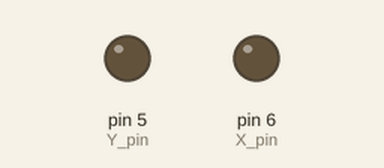
A sketch run on a simulated Arduino Uno, built with avr-gcc and run on an emulated ATmega328P. Shown: output pins drawn as LEDs (lit = HIGH).

Above: at 0.1 s.
Timing chart, 0 to 17.8 s (numbered marks = the images above):
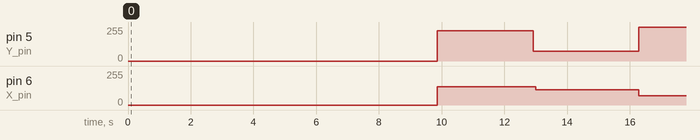

The sketch:

Carnation2-3.ino
```cpp
//以下程式改寫自http://electronoobs.com/eng_arduino_tut63.php

//半開的康乃馨_動態

//注意此時millis()函數無法正常運行

//Inputs/Outputs
int X_pin = 6;
int Y_pin = 5;
int Pot = A0;

int point_delay = 1000;         //Delay between loops in us
#define how_many_vertices_00  6
#define how_many_vertices_0  10
#define how_many_vertices_1  26
#define how_many_vertices_2  27 //Put here the amount of vertices that you ahve
#define how_many_vertices_3  38
//Coordinates for the X & Y (remember, up to 254 coordinates)
byte coordinate_00[how_many_vertices_00 * 2] = {
  143, 243, //花苞
  122, 195,
  111, 176,
  115, 164,
  123, 171,
  124, 195,
};

byte coordinate_0[how_many_vertices_0 * 2] = {
  143, 243, //花苞
  123, 195,
  95, 151,
  115, 165,
  95, 151,
  117, 123,
  133, 148,
  115, 165,
  133, 148,
  123, 196
};

byte coordinate_1[how_many_vertices_1 * 2] = {
  138, 226,   //準備開花
  123, 196,
  96, 149,
  93, 129,
  118, 122,
  93, 129,
  86, 111,
  96, 102,
  104, 96,
  118, 122,
  104, 96,
  115, 97,
  126, 90,
  118, 122,
  126, 90,
  133, 101,
  144, 103,
  137, 111,
  118, 122,
  137, 111,
  146, 120,
  140, 127,
  139, 138,
  132, 148,
  125, 191,
  138, 226

};

byte coordinate_2[how_many_vertices_2 * 2] = {
  116, 255,   //開一半的花
  117, 197,
  95, 145,
  96, 129,
  62, 139,
  48, 119,
  62, 104,
  96, 113,
  67, 93,
  73, 72,
  90, 72,
  109, 92,
  100, 67,
  118, 49,
  132, 66,
  124, 104,
  143, 73,
  167, 72,
  161, 95,
  137, 112,
  166, 106,
  179, 120,
  169, 137,
  138, 129,
  137, 145,
  118, 195,
  116, 241,

};

byte coordinate_3[how_many_vertices_3 * 2] = {
  70, 254,    //綻放
  100, 196,
  110, 133,
  99, 135,
  97, 125,
  7, 152,
  15, 129,
  5, 121,
  17, 112,
  8, 88,
  97, 114,
  19, 66,
  39, 57,
  37, 42,
  52, 44,
  63, 25,
  106, 101,
  86, 14,
  107, 23,
  114, 7,
  123, 22,
  149, 13,
  124, 100,
  168, 23,
  179, 46,
  194, 43,
  191, 58,
  213, 69,
  133, 110,
  222, 93,
  212, 111,
  226, 119,
  212, 129,
  224, 154,
  141, 125,
  135, 143,
  100, 195,
  70, 254,
};


void setup() {
  pinMode(X_pin, OUTPUT);     //Define the pin as output
  pinMode(Y_pin, OUTPUT);     //Define the pin as output
  pinMode(Pot, INPUT);        //Define the pin as input for the potentiometer

  //Now we adjust PWM frequency using Prescale_factor
  TCCR0A =  (TCCR0A & B10100011 + TCCR0A | B10100011);  //(1<<COM0A1 | 0<<COM0A0 | 1<<COM0B1 | 0<<COM0B0 | 1<<WGM01 | 1<<WGM00);
  TCCR0B =  (TCCR0B & B00000001 + TCCR0B | B00000001);  //(0<<FOC0A | 0<<FOC0B | 0<<WGM02 | 0<<CS02 | 0<<CS01 | 1<<CS00);
  TIMSK0 =  (TIMSK0 & B11111000);                       //(0<<OCIE0B | 0<<OCIE0A  | 0<<TOIE0);

}

void loop() {

  unsigned char loopcount;
  {
    point_delay = 2000;  //原本這是有讀取A0電位的，我將他寫定住了          //Read analog value adn map it to a range between 10 and 2000us
    for (int i = 0; i < 30; i++) {
      for (loopcount = 0; loopcount < how_many_vertices_2 * 2; loopcount++)
      {
        if (loopcount % 2 == 0) {
          analogWrite(X_pin, 0);                          //In this "for" we change the analog PWM width according to X axis and Y axis
          analogWrite(Y_pin, 0);

        }
        delayMicroseconds(point_delay);                                 //Add the delay
      }
    }

    for (int i = 0; i < 120; i++) {
      for (loopcount = 0; loopcount < how_many_vertices_00 * 2; loopcount++)
      {
        if (loopcount % 2 == 0) {
          analogWrite(X_pin, coordinate_00[loopcount]);                          //In this "for" we change the analog PWM width according to X axis and Y axis
          analogWrite(Y_pin, coordinate_00[loopcount + 1]);

        }
        delayMicroseconds(point_delay);                                 //Add the delay
      }
    }

    for (int i = 0; i < 90; i++) {
      for (loopcount = 0; loopcount < how_many_vertices_0 * 2; loopcount++)
      {
        if (loopcount % 2 == 0) {
          analogWrite(X_pin, coordinate_0[loopcount]);                          //In this "for" we change the analog PWM width according to X axis and Y axis
          analogWrite(Y_pin, coordinate_0[loopcount + 1]);
        }
        delayMicroseconds(point_delay);                                 //Add the delay
      }
    }

    for (int i = 0; i < 30; i++) {
      for (loopcount = 0; loopcount < how_many_vertices_1 * 2; loopcount++)
      {
        if (loopcount % 2 == 0) {
          analogWrite(X_pin, coordinate_1[loopcount]);                          //In this "for" we change the analog PWM width according to X axis and Y axis
          analogWrite(Y_pin, coordinate_1[loopcount + 1]);

        }
        delayMicroseconds(point_delay);                                 //Add the delay
      }
    }

    for (int i = 0; i < 30; i++) {
      for (loopcount = 0; loopcount < how_many_vertices_2 * 2; loopcount++)
      {
        if (loopcount % 2 == 0) {
          analogWrite(X_pin, coordinate_2[loopcount]);                          //In this "for" we change the analog PWM width according to X axis and Y axis
          analogWrite(Y_pin, coordinate_2[loopcount + 1]);

        }
        delayMicroseconds(point_delay);                                 //Add the delay
      }
    }

    for (int i = 0; i < 30; i++) {
      for (loopcount = 0; loopcount < how_many_vertices_3 * 2; loopcount++)
      {
        if (loopcount % 2 == 0) {
          analogWrite(X_pin, coordinate_3[loopcount]);                          //In this "for" we change the analog PWM width according to X axis and Y axis
          analogWrite(Y_pin, coordinate_3[loopcount + 1]);

        }
        delayMicroseconds(point_delay);                                 //Add the delay
      }
    }
  }
}
//by Bruce Tseng 2022/05/07
```

Measured:
- by itself, pin 5 (Y_pin): 0/255 → 226/255 at 9.9 s, → 72/255 3.1 s later, → 254/255 3.4 s later
- by itself, pin 6 (X_pin): 0/255 → 138/255 at 9.9 s, → 116/255 3.1 s later, → 70/255 3.3 s later
